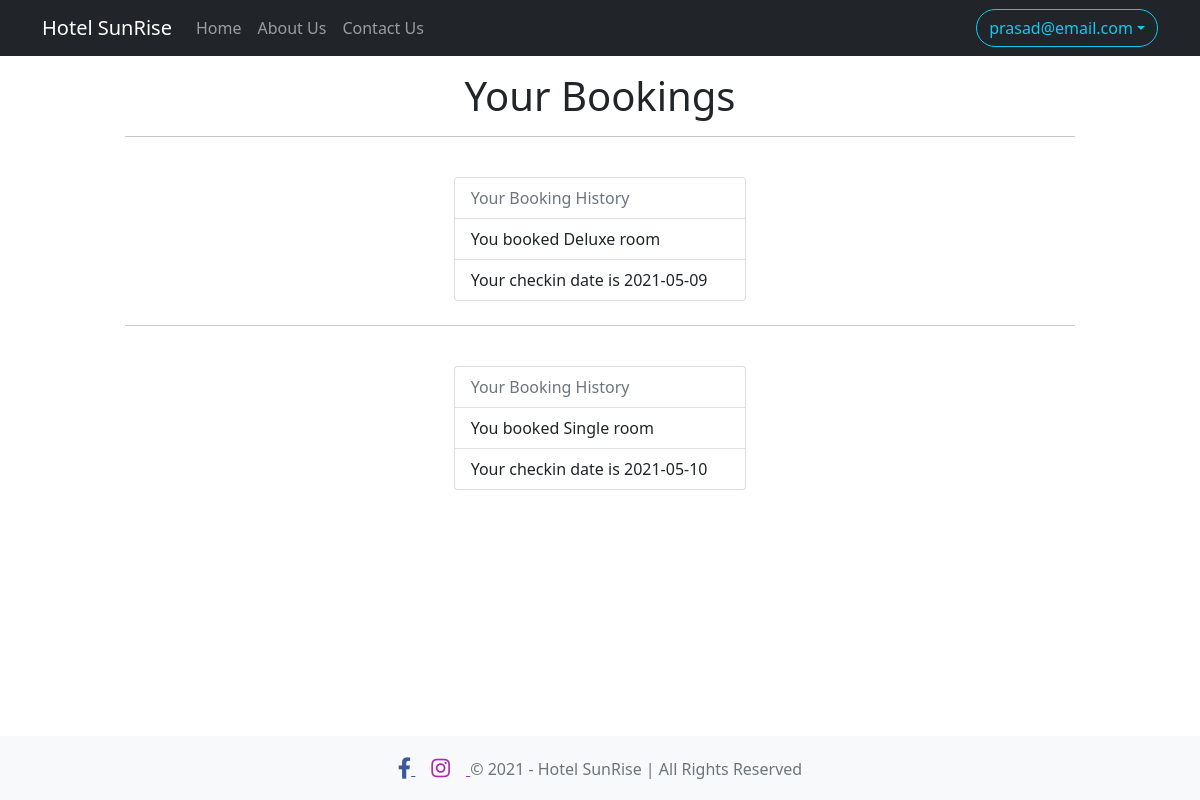
/mybooking.php (signed in), run on the app's committed database.
### tables this page shows
CREATE TABLE `booking` (
  `b_id` int(11) NOT NULL,
  `bu_id` int(11) NOT NULL,
  `br_id` int(11) NOT NULL,
  `bu_name` varchar(255) NOT NULL,
  `bu_address` text NOT NULL,
  `bu_phno` varchar(255) NOT NULL,
  `bu_age` int(10) NOT NULL,
  `bu_gender` varchar(6) NOT NULL,
  `check_in_date` date NOT NULL,
  `isPaid` tinyint(1) NOT NULL DEFAULT 0,
  `time_stamp` timestamp NOT NULL DEFAULT current_timestamp()
);

CREATE TABLE `room` (
  `r_id` int(11) NOT NULL,
  `r_type` varchar(255) NOT NULL,
  `isAvailable` tinyint(1) NOT NULL,
  `r_price` int(11) NOT NULL
);

### mybooking.php (the view, shortened to what this page needs)
<?php
include 'includes/_dbconnect.php';
?>
<!doctype html>
<html lang="en" class="h-100">
<head>
    <link href="css/bootstrap.min.css" rel="stylesheet">
</head>
<body class="d-flex flex-column h-100">
    <?php include "includes/_navbar.php"; ?>
    <main class="flex-shrink-0">
        <div class="container">
            <div class="my-3">
                <h1 class="text-center">Your Bookings</h1>
            </div>
            <?php
 			$userid = $_SESSION['u_id'];
 			$sql = "SELECT `b_id`, `r_type`, `check_in_date`, `isPaid` FROM `room`, `booking` WHERE `br_id`=`r_id` AND `bu_id`= $userid  ORDER BY `booking`.`isPaid` ASC";
 			$result = mysqli_query($conn, $sql);
 			if( mysqli_num_rows($result) == 0)
			 {
 				echo
				'<div class="alert alert-warning alert-dismissible fade show" role="alert">
 				<strong>No Data Found</strong> You havent booked yet.
 				<button type="button" class="btn-close" data-bs-dismiss="alert" aria-label="Close"></button>
 				</div>';
 			}
 			else
			 {
 				echo
				'<div class="row">
				<div class="col-10 mx-auto">
				<div class="row gy-4">';
 				$i = 0;
 				while($i < mysqli_num_rows($result))
				{
 					$i++;
 					$row = mysqli_fetch_assoc($result);
 					$r_type = $row['r_type'];
 					$check_in_date = $row['check_in_date'];
 					$isPaid = $row['isPaid'];
 					if($isPaid == 1)
                        {
                           echo
						   '<hr>
						   <div class="col-md-4 col-10 mx-auto">
                           <ul class="list-group">
                           <li class="list-group-item disabled" aria-disabled="true">Your Booking History</li>
                           <li class="list-group-item">You booked ' . $r_type . ' room</li>
                           <li class="list-group-item">Your checkin date is ' . $check_in_date . '</li>
                           </ul>
						   </div>';
                   		}
                }
               echo
			   '</div>
			    </div>
				</div>';
           }
           ?>
        </div>
    </main>
    <?php include "includes/_footer.php"; ?>
</body>
</html>

### data on the page
booking: br.r_type "Deluxe", check_in_date "2021-05-09"
booking: br.r_type "Single", check_in_date "2021-05-10"

### other printed values
$_SESSION['u_email'] "prasad@email.com"
